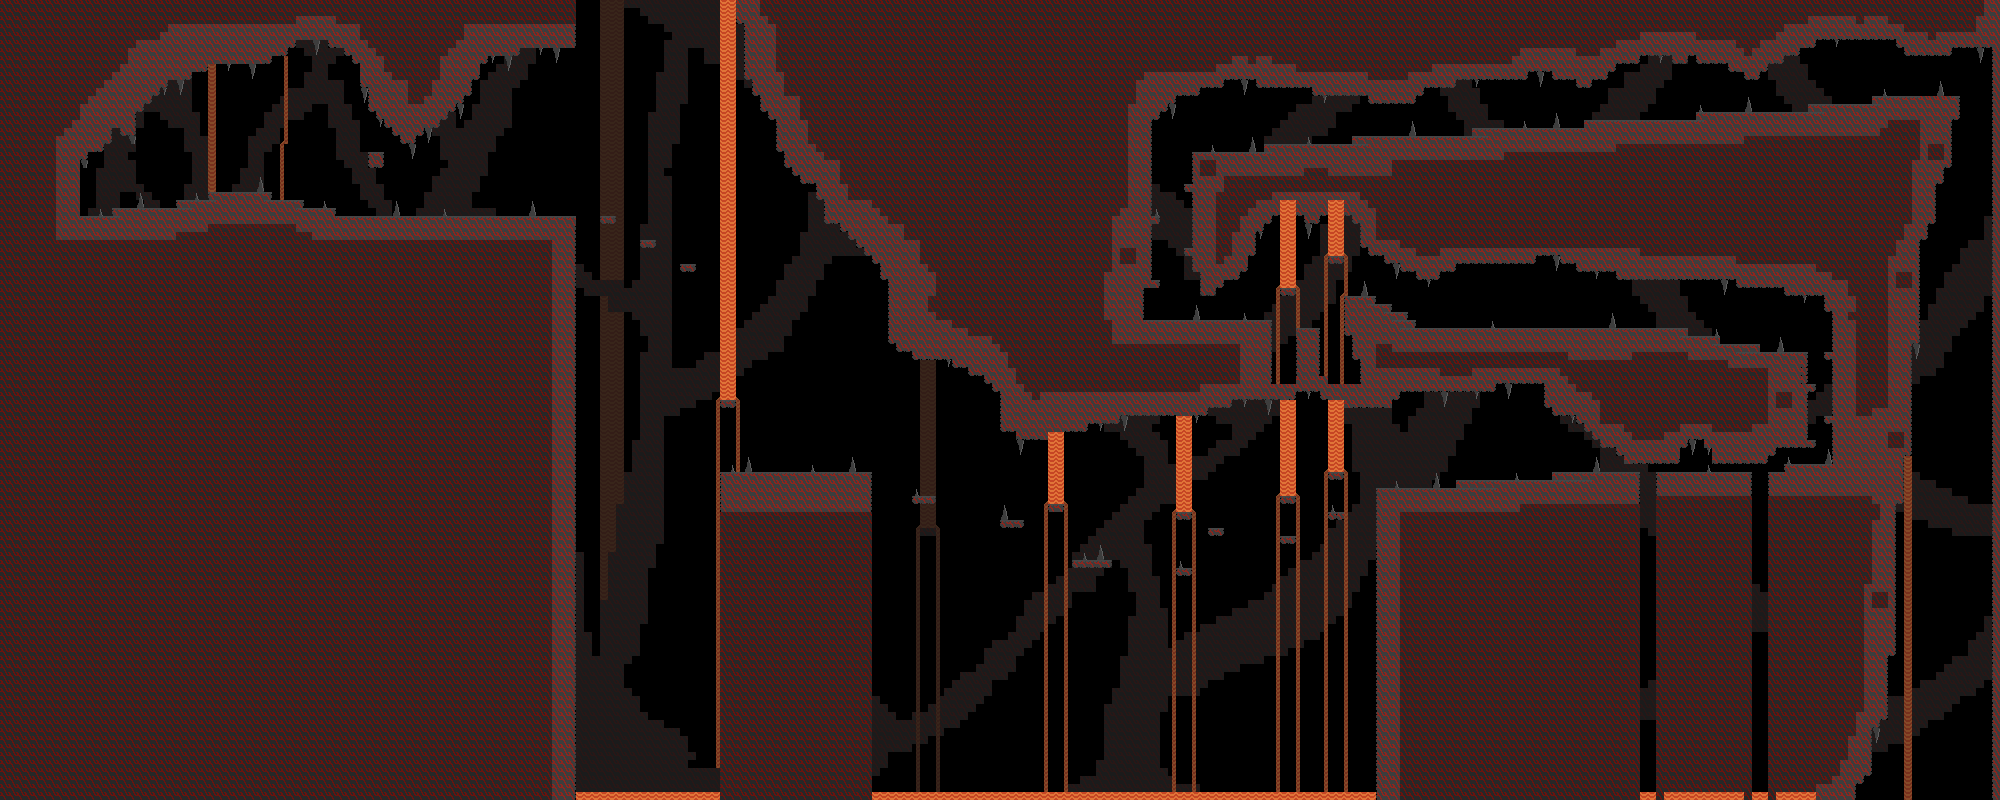

Tiled map render using the project's own tile images. Description and the map definition, with tile-layer contents summarised, below:
An orthogonal 250x100 tile map with 8x8 px tiles, 3 tile layers (Background_2, Background_1, Collision) and 18 objects (8x DemonEnemy, 6x HellhoundEnemy, 2x Flag, LevelCompleteArea, PlayerSpawn).

<map version="1.11" tiledversion="1.11.2" orientation="orthogonal" renderorder="right-down" width="250" height="100" tilewidth="8" tileheight="8" infinite="0" nextlayerid="12" nextobjectid="63">
 <tileset firstgid="1" source="../GameJamSpriteSheet.tsx" />
 <layer id="5" name="Background_2" width="250" height="100">
  <data>[25000 cells, 1862 non-empty, 3 distinct tile ids]</data>
 </layer>
 <layer id="2" name="Background_1" width="250" height="100">
  <data>[25000 cells, 1744 non-empty, 17 distinct tile ids]</data>
 </layer>
 <objectgroup id="9" name="Enemies">
  <object id="44" name="HellhoundEnemy" x="503.818" y="207.273">
   <point />
  </object>
  <object id="45" name="DemonEnemy" x="372.33" y="143.909">
   <point />
  </object>
  <object id="46" name="HellhoundEnemy" x="808" y="463">
   <point />
  </object>
  <object id="47" name="LevelCompleteArea" x="1856" y="784">
   <point />
  </object>
  <object id="48" name="DemonEnemy" x="1130.88" y="253.875">
   <point />
  </object>
  <object id="49" name="DemonEnemy" x="1210.25" y="166.125">
   <point />
  </object>
  <object id="50" name="DemonEnemy" x="1785.63" y="399.375">
   <point />
  </object>
  <object id="51" name="DemonEnemy" x="1897.75" y="440">
   <point />
  </object>
  <object id="52" name="DemonEnemy" x="1906" y="279.25">
   <point />
  </object>
  <object id="53" name="DemonEnemy" x="1938" y="151.125">
   <point />
  </object>
  <object id="54" name="DemonEnemy" x="1883.38" y="598">
   <point />
  </object>
  <object id="55" name="HellhoundEnemy" x="1667.88" y="309.625">
   <point />
  </object>
  <object id="56" name="HellhoundEnemy" x="1493.13" y="302.75">
   <point />
  </object>
  <object id="59" name="HellhoundEnemy" x="1389.82" y="120.364">
   <point />
  </object>
  <object id="60" name="HellhoundEnemy" x="1706.91" y="96">
   <point />
  </object>
  <object id="61" name="Flag" x="296" y="184">
   <point />
  </object>
  <object id="62" name="Flag" x="1488.04" y="464">
   <point />
  </object>
 </objectgroup>
 <objectgroup id="11" name="CrateLocations" />
 <objectgroup id="10" name="BossCues" />
 <objectgroup id="7" name="Spawns">
  <object id="2" name="PlayerSpawn" x="227" y="155.5">
   <point />
  </object>
 </objectgroup>
 <layer id="1" name="Collision" width="250" height="100">
  <data>[25000 cells, 16157 non-empty, 25 distinct tile ids]</data>
 </layer>
</map>